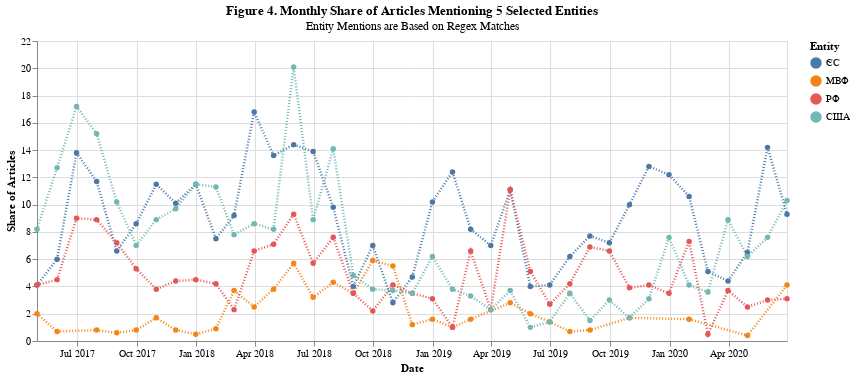

Notebook code cell kept with this figure:
### Code cell
selection = alt.selection_multi(fields=['Entity'], bind='legend')

chart4 = alt.Chart(df_temp).mark_line(point=True, size =2.5, strokeDash=[1,2]).encode(
    x=alt.X("Date", axis=alt.Axis(format = ("%b %Y"))),
    y=alt.Y("Share", title="Share of Articles"),
    color = "Entity",
    tooltip=["Entity", "Date", "Share"],
    opacity=alt.condition(selection, alt.value(1), alt.value(0.2))
).properties(
    width = 750,
    # height = 450,
    title = {"text":"Figure 4. Monthly Share of Articles Mentioning 5 Selected Entities",
             "subtitle":f"Entity Mentions are Based on Regex Matches"}

).add_selection(
    selection
)
chart4

### Figure 1 — Vega-Lite specification as saved in the notebook (floating-point values rounded to 4 significant figures; data arrays with more than 128 entries replaced by an {"elided": "..."} marker saying what was removed)
{"config": {"view": {"continuousWidth": 400, "continuousHeight": 300}}, "data": {"name": "data-4a637b402c932bab240551fdf1649b0c"}, "mark": {"type": "line", "point": true, "size": 2.5, "strokeDash": [1, 2]}, "encoding": {"color": {"type": "nominal", "field": "Entity"}, "opacity": {"condition": {"value": 1, "selection": "selector004"}, "value": 0.2}, "tooltip": [{"type": "nominal", "field": "Entity"}, {"type": "temporal", "field": "Date"}, {"type": "quantitative", "field": "Share"}], "x": {"type": "temporal", "axis": {"format": "%b %Y"}, "field": "Date"}, "y": {"type": "quantitative", "field": "Share", "title": "Share of Articles"}}, "selection": {"selector004": {"type": "multi", "fields": ["Entity"], "bind": "legend"}}, "title": {"text": "Figure 4. Monthly Share of Articles Mentioning 5 Selected Entities", "subtitle": "Entity Mentions are Based on Regex Matches"}, "width": 750, "$schema": "https://vega.github.io/schema/vega-lite/v4.8.1.json", "datasets": {"data-4a637b402c932bab240551fdf1649b0c": {"elided": "148 records"}}}
